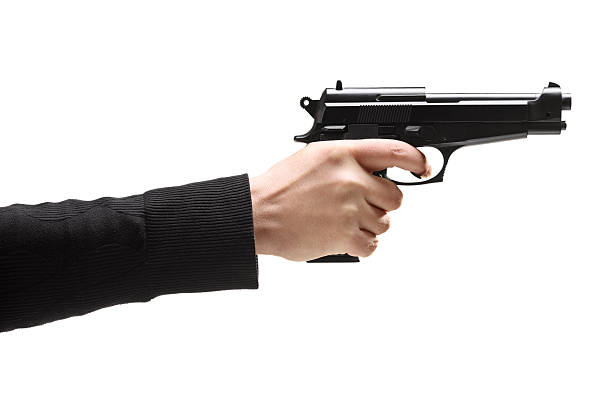
#> input picture gun.jpg, 612 x 408 px
$ python task-6.py
#> lines starting #> are read from the running program, lines starting #| are printed output that depends on the picture
import cv2 as cv
import numpy as np

image = cv.imread("gun.jpg")
#> image is the input picture: shape (408, 612, 3); mean B, G, R 209.8, 211, 213.8
if image is None:
    raise SystemExit("Image not found.")

h, w = image.shape[:2]
#> h = 408; w = 612
new_w, new_h = int(w * 0.5), int(h * 0.5)
#> new_w = 306; new_h = 204
resized = cv.resize(image, (new_w, new_h), interpolation=cv.INTER_AREA)

M = cv.getRotationMatrix2D((new_w // 2, new_h // 2), -45, 1.0)
cos, sin = np.abs(M[0, 0]), np.abs(M[0, 1])
#> cos = 0.707; sin = 0.707
nW = int((new_h * sin) + (new_w * cos))
#> nW = 360
nH = int((new_h * cos) + (new_w * sin))
#> nH = 360

M[0, 2] += (nW / 2) - (new_w / 2)
M[1, 2] += (nH / 2) - (new_h / 2)

rotated = cv.warpAffine(resized, M, (nW, nH))
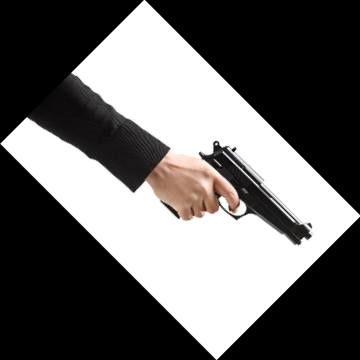
#> rotated: shape (360, 360, 3); mean B, G, R 101.1, 101.7, 103

cv.imshow("Original", image)
cv.imshow("Resized", resized)
cv.imshow("Rotated", rotated)

cv.waitKey(0)
cv.destroyAllWindows()
